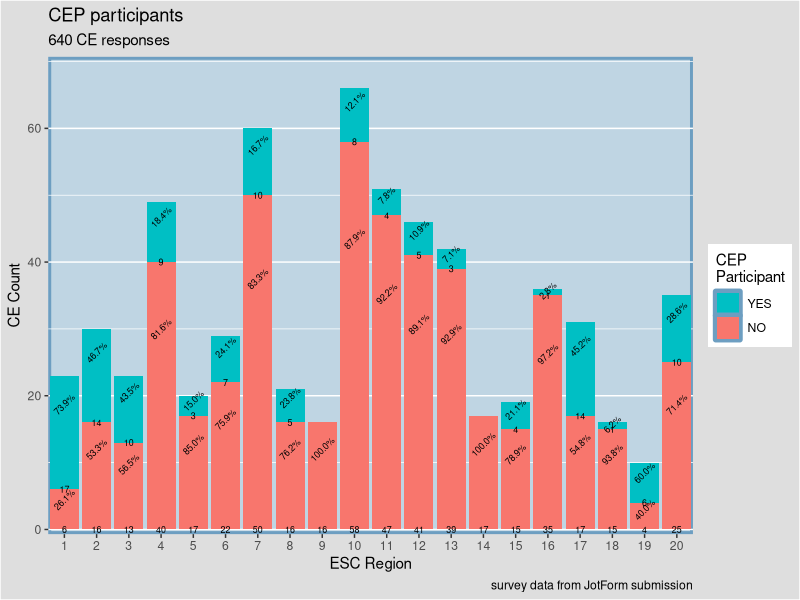

Write R code to recreate this figure.
library(tidyverse)
library(openxlsx)
library(here)

survey_data <- read.xlsx("data/survey_data1.xlsx", sheet = 1, colNames = TRUE, na.strings = TRUE)

names(survey_data)[1] = "CEName"
names(survey_data)[2] = "CEID"
names(survey_data)[3] = "ESC_Region"
names(survey_data)[13] = "cep_participant"

###Create a new table for Chart###
survey_data1 <- survey_data%>%
  group_by(ESC_Region) %>% 
  count(ESC_Region, cep_participant) %>%
  mutate(pct = n/sum(n))

###Stacked Bar Chart
p <- ggplot(survey_data1, aes(ESC_Region, n, fill = cep_participant)) +
  geom_col(position = position_stack(reverse = TRUE)) + 
  guides(fill = guide_legend(reverse = TRUE)) +
  geom_text(aes(label = paste0(sprintf("%1.1f", pct*100),"%")),
            position = position_stack(reverse = TRUE, vjust = 0.75), size = 2.25, angle = 45) +
  geom_text(aes(label = n),
            position = position_stack(reverse = TRUE, vjust = 0), size = 2.25) +
  scale_x_continuous(expand = c(0,0), limits = c(0.5,20.5), breaks = 1:20) +
  scale_y_continuous(expand = c(0,0.7), limits = c(0,70)) +
  theme(plot.background = element_rect(fill = "grey87"),
        panel.background = element_rect(fill = "#BFD5E3", color = "#6D9EC1",
                                        size = 2, linetype = "solid"),
        panel.grid.minor.x = element_blank(),
        panel.grid.major.x = element_blank()) + 
  scale_fill_discrete(name = "CEP \nParticipant") +
  labs(title = "CEP participants",
       subtitle = "640 CE responses",
       x = "ESC Region",
       y = "CE Count",
       caption = "survey data from JotForm submission")

p

####
